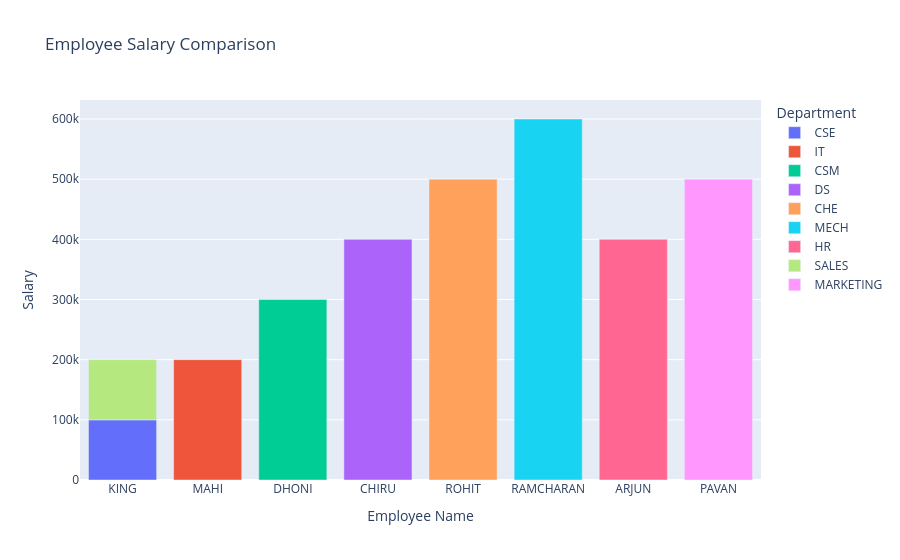
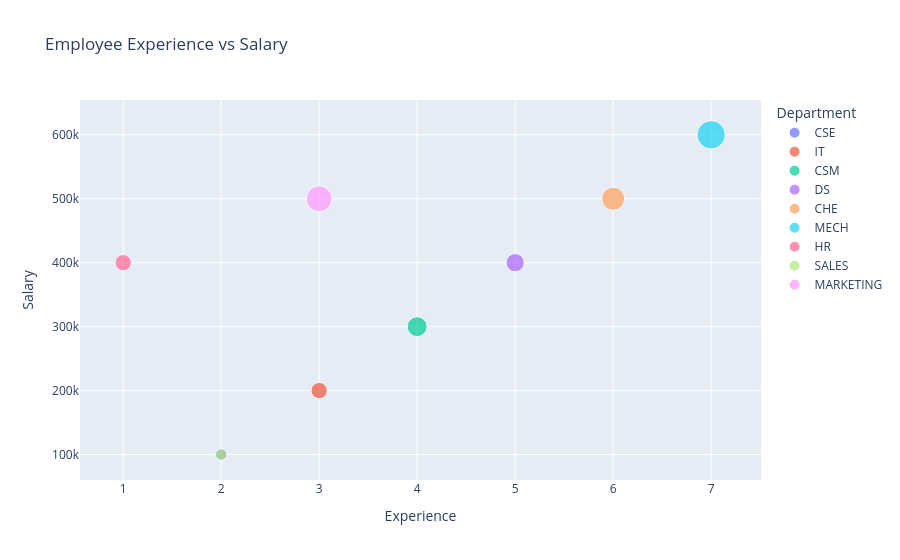
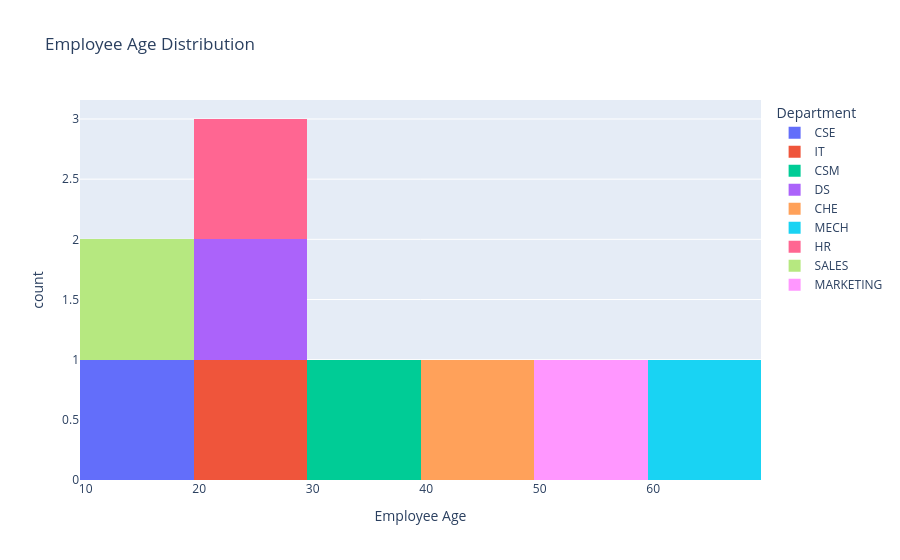
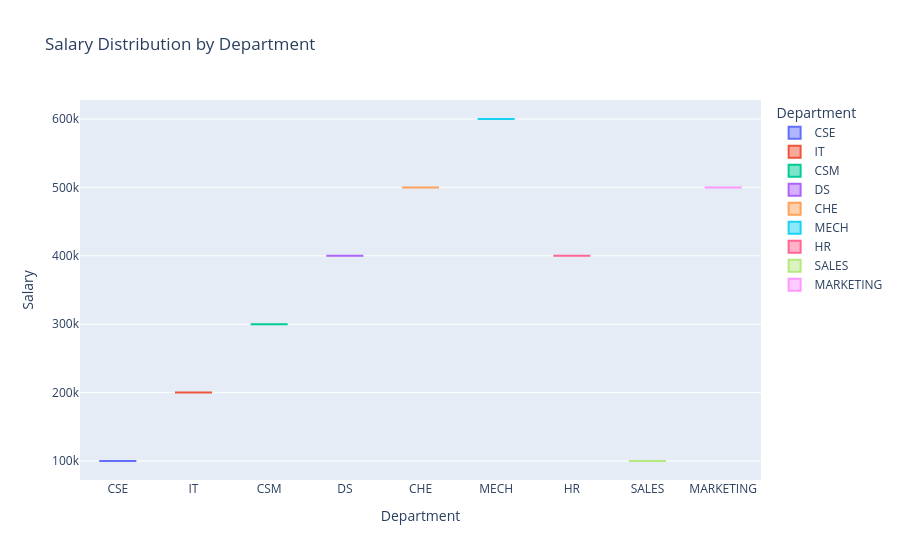

The code cell stored with these charts, in order, in its notebook:
### Code cell
#week - 9

import pandas as pd
import plotly.express as px

# Load employee dataset
df = pd.read_csv("employee.csv")

print("Employee Dataset:")
print(df.head())

# 1. Interactive Bar Chart: Salary by Employee
fig1 = px.bar(
    df,
    x="Name",
    y="Salary",
    color="Department",
    hover_data=["Emp_ID", "Age", "Experience"],
    title="Employee Salary Comparison",
    labels={"Salary": "Salary", "Name": "Employee Name"}
)
fig1.show()

# 2. Interactive Scatter Plot: Experience vs Salary
fig2 = px.scatter(
    df,
    x="Experience",
    y="Salary",
    color="Department",
    size="Age",
    hover_name="Name",
    hover_data=["Emp_ID"],
    title="Employee Experience vs Salary"
)
fig2.show()

# 3. Interactive Histogram: Age Distribution
fig3 = px.histogram(
    df,
    x="Age",
    color="Department",
    nbins=10,
    title="Employee Age Distribution",
    labels={"Age": "Employee Age"}
)
fig3.show()

# 4. Interactive Box Plot: Salary Distribution
fig4 = px.box(
    df,
    x="Department",
    y="Salary",
    color="Department",
    hover_data=["Name", "Experience"],
    title="Salary Distribution by Department"
)
fig4.show()

### Figure 1 — Plotly figure (JSON) as saved in the notebook; plotly's stock layout.template omitted (floating-point values rounded to 4 significant figures)
{"data": [{"customdata": [[1, 10, 2]], "hovertemplate": "Department=CSE<br>Employee Name=%{x}<br>Salary=%{y}<br>Emp_ID=%{customdata[0]}<br>Age=%{customdata[1]}<br>Experience=%{customdata[2]}<extra></extra>", "legendgroup": "CSE", "marker": {"color": "#636efa", "pattern": {"shape": ""}}, "name": "CSE", "orientation": "v", "showlegend": true, "textposition": "auto", "type": "bar", "x": ["KING"], "xaxis": "x", "y": [100000], "yaxis": "y"}, {"customdata": [[2, 20, 3]], "hovertemplate": "Department=IT<br>Employee Name=%{x}<br>Salary=%{y}<br>Emp_ID=%{customdata[0]}<br>Age=%{customdata[1]}<br>Experience=%{customdata[2]}<extra></extra>", "legendgroup": "IT", "marker": {"color": "#EF553B", "pattern": {"shape": ""}}, "name": "IT", "orientation": "v", "showlegend": true, "textposition": "auto", "type": "bar", "x": ["MAHI"], "xaxis": "x", "y": [200000], "yaxis": "y"}, {"customdata": [[3, 30, 4]], "hovertemplate": "Department=CSM<br>Employee Name=%{x}<br>Salary=%{y}<br>Emp_ID=%{customdata[0]}<br>Age=%{customdata[1]}<br>Experience=%{customdata[2]}<extra></extra>", "legendgroup": "CSM", "marker": {"color": "#00cc96", "pattern": {"shape": ""}}, "name": "CSM", "orientation": "v", "showlegend": true, "textposition": "auto", "type": "bar", "x": ["DHONI"], "xaxis": "x", "y": [300000], "yaxis": "y"}, {"customdata": [[4, 25, 5]], "hovertemplate": "Department=DS<br>Employee Name=%{x}<br>Salary=%{y}<br>Emp_ID=%{customdata[0]}<br>Age=%{customdata[1]}<br>Experience=%{customdata[2]}<extra></extra>", "legendgroup": "DS", "marker": {"color": "#ab63fa", "pattern": {"shape": ""}}, "name": "DS", "orientation": "v", "showlegend": true, "textposition": "auto", "type": "bar", "x": ["CHIRU"], "xaxis": "x", "y": [400000], "yaxis": "y"}, {"customdata": [[5, 40, 6]], "hovertemplate": "Department=CHE<br>Employee Name=%{x}<br>Salary=%{y}<br>Emp_ID=%{customdata[0]}<br>Age=%{customdata[1]}<br>Experience=%{customdata[2]}<extra></extra>", "legendgroup": "CHE", "marker": {"color": "#FFA15A", "pattern": {"shape": ""}}, "name": "CHE", "orientation": "v", "showlegend": true, "textposition": "auto", "type": "bar", "x": ["ROHIT"], "xaxis": "x", "y": [500000], "yaxis": "y"}, {"customdata": [[6, 60, 7]], "hovertemplate": "Department=MECH<br>Employee Name=%{x}<br>Salary=%{y}<br>Emp_ID=%{customdata[0]}<br>Age=%{customdata[1]}<br>Experience=%{customdata[2]}<extra></extra>", "legendgroup": "MECH", "marker": {"color": "#19d3f3", "pattern": {"shape": ""}}, "name": "MECH", "orientation": "v", "showlegend": true, "textposition": "auto", "type": "bar", "x": ["RAMCHARAN"], "xaxis": "x", "y": [600000], "yaxis": "y"}, {"customdata": [[7, 20, 1]], "hovertemplate": "Department=HR<br>Employee Name=%{x}<br>Salary=%{y}<br>Emp_ID=%{customdata[0]}<br>Age=%{customdata[1]}<br>Experience=%{customdata[2]}<extra></extra>", "legendgroup": "HR", "marker": {"color": "#FF6692", "pattern": {"shape": ""}}, "name": "HR", "orientation": "v", "showlegend": true, "textposition": "auto", "type": "bar", "x": ["ARJUN"], "xaxis": "x", "y": [400000], "yaxis": "y"}, {"customdata": [[8, 10, 2]], "hovertemplate": "Department=SALES<br>Employee Name=%{x}<br>Salary=%{y}<br>Emp_ID=%{customdata[0]}<br>Age=%{customdata[1]}<br>Experience=%{customdata[2]}<extra></extra>", "legendgroup": "SALES", "marker": {"color": "#B6E880", "pattern": {"shape": ""}}, "name": "SALES", "orientation": "v", "showlegend": true, "textposition": "auto", "type": "bar", "x": ["KING"], "xaxis": "x", "y": [100000], "yaxis": "y"}, {"customdata": [[9, 50, 3]], "hovertemplate": "Department=MARKETING<br>Employee Name=%{x}<br>Salary=%{y}<br>Emp_ID=%{customdata[0]}<br>Age=%{customdata[1]}<br>Experience=%{customdata[2]}<extra></extra>", "legendgroup": "MARKETING", "marker": {"color": "#FF97FF", "pattern": {"shape": ""}}, "name": "MARKETING", "orientation": "v", "showlegend": true, "textposition": "auto", "type": "bar", "x": ["PAVAN"], "xaxis": "x", "y": [500000], "yaxis": "y"}], "layout": {"barmode": "relative", "legend": {"title": {"text": "Department"}, "tracegroupgap": 0}, "title": {"text": "Employee Salary Comparison"}, "xaxis": {"anchor": "y", "domain": [0, 1], "title": {"text": "Employee Name"}}, "yaxis": {"anchor": "x", "domain": [0, 1], "title": {"text": "Salary"}}}}

### Figure 2 — Plotly figure (JSON) as saved in the notebook; plotly's stock layout.template omitted (floating-point values rounded to 4 significant figures)
{"data": [{"customdata": [[1]], "hovertemplate": "<b>%{hovertext}</b><br><br>Department=CSE<br>Experience=%{x}<br>Salary=%{y}<br>Age=%{marker.size}<br>Emp_ID=%{customdata[0]}<extra></extra>", "hovertext": ["KING"], "legendgroup": "CSE", "marker": {"color": "#636efa", "size": [10], "sizemode": "area", "sizeref": 0.15, "symbol": "circle"}, "mode": "markers", "name": "CSE", "orientation": "v", "showlegend": true, "type": "scatter", "x": [2], "xaxis": "x", "y": [100000], "yaxis": "y"}, {"customdata": [[2]], "hovertemplate": "<b>%{hovertext}</b><br><br>Department=IT<br>Experience=%{x}<br>Salary=%{y}<br>Age=%{marker.size}<br>Emp_ID=%{customdata[0]}<extra></extra>", "hovertext": ["MAHI"], "legendgroup": "IT", "marker": {"color": "#EF553B", "size": [20], "sizemode": "area", "sizeref": 0.15, "symbol": "circle"}, "mode": "markers", "name": "IT", "orientation": "v", "showlegend": true, "type": "scatter", "x": [3], "xaxis": "x", "y": [200000], "yaxis": "y"}, {"customdata": [[3]], "hovertemplate": "<b>%{hovertext}</b><br><br>Department=CSM<br>Experience=%{x}<br>Salary=%{y}<br>Age=%{marker.size}<br>Emp_ID=%{customdata[0]}<extra></extra>", "hovertext": ["DHONI"], "legendgroup": "CSM", "marker": {"color": "#00cc96", "size": [30], "sizemode": "area", "sizeref": 0.15, "symbol": "circle"}, "mode": "markers", "name": "CSM", "orientation": "v", "showlegend": true, "type": "scatter", "x": [4], "xaxis": "x", "y": [300000], "yaxis": "y"}, {"customdata": [[4]], "hovertemplate": "<b>%{hovertext}</b><br><br>Department=DS<br>Experience=%{x}<br>Salary=%{y}<br>Age=%{marker.size}<br>Emp_ID=%{customdata[0]}<extra></extra>", "hovertext": ["CHIRU"], "legendgroup": "DS", "marker": {"color": "#ab63fa", "size": [25], "sizemode": "area", "sizeref": 0.15, "symbol": "circle"}, "mode": "markers", "name": "DS", "orientation": "v", "showlegend": true, "type": "scatter", "x": [5], "xaxis": "x", "y": [400000], "yaxis": "y"}, {"customdata": [[5]], "hovertemplate": "<b>%{hovertext}</b><br><br>Department=CHE<br>Experience=%{x}<br>Salary=%{y}<br>Age=%{marker.size}<br>Emp_ID=%{customdata[0]}<extra></extra>", "hovertext": ["ROHIT"], "legendgroup": "CHE", "marker": {"color": "#FFA15A", "size": [40], "sizemode": "area", "sizeref": 0.15, "symbol": "circle"}, "mode": "markers", "name": "CHE", "orientation": "v", "showlegend": true, "type": "scatter", "x": [6], "xaxis": "x", "y": [500000], "yaxis": "y"}, {"customdata": [[6]], "hovertemplate": "<b>%{hovertext}</b><br><br>Department=MECH<br>Experience=%{x}<br>Salary=%{y}<br>Age=%{marker.size}<br>Emp_ID=%{customdata[0]}<extra></extra>", "hovertext": ["RAMCHARAN"], "legendgroup": "MECH", "marker": {"color": "#19d3f3", "size": [60], "sizemode": "area", "sizeref": 0.15, "symbol": "circle"}, "mode": "markers", "name": "MECH", "orientation": "v", "showlegend": true, "type": "scatter", "x": [7], "xaxis": "x", "y": [600000], "yaxis": "y"}, {"customdata": [[7]], "hovertemplate": "<b>%{hovertext}</b><br><br>Department=HR<br>Experience=%{x}<br>Salary=%{y}<br>Age=%{marker.size}<br>Emp_ID=%{customdata[0]}<extra></extra>", "hovertext": ["ARJUN"], "legendgroup": "HR", "marker": {"color": "#FF6692", "size": [20], "sizemode": "area", "sizeref": 0.15, "symbol": "circle"}, "mode": "markers", "name": "HR", "orientation": "v", "showlegend": true, "type": "scatter", "x": [1], "xaxis": "x", "y": [400000], "yaxis": "y"}, {"customdata": [[8]], "hovertemplate": "<b>%{hovertext}</b><br><br>Department=SALES<br>Experience=%{x}<br>Salary=%{y}<br>Age=%{marker.size}<br>Emp_ID=%{customdata[0]}<extra></extra>", "hovertext": ["KING"], "legendgroup": "SALES", "marker": {"color": "#B6E880", "size": [10], "sizemode": "area", "sizeref": 0.15, "symbol": "circle"}, "mode": "markers", "name": "SALES", "orientation": "v", "showlegend": true, "type": "scatter", "x": [2], "xaxis": "x", "y": [100000], "yaxis": "y"}, {"customdata": [[9]], "hovertemplate": "<b>%{hovertext}</b><br><br>Department=MARKETING<br>Experience=%{x}<br>Salary=%{y}<br>Age=%{marker.size}<br>Emp_ID=%{customdata[0]}<extra></extra>", "hovertext": ["PAVAN"], "legendgroup": "MARKETING", "marker": {"color": "#FF97FF", "size": [50], "sizemode": "area", "sizeref": 0.15, "symbol": "circle"}, "mode": "markers", "name": "MARKETING", "orientation": "v", "showlegend": true, "type": "scatter", "x": [3], "xaxis": "x", "y": [500000], "yaxis": "y"}], "layout": {"legend": {"itemsizing": "constant", "title": {"text": "Department"}, "tracegroupgap": 0}, "title": {"text": "Employee Experience vs Salary"}, "xaxis": {"anchor": "y", "domain": [0, 1], "title": {"text": "Experience"}}, "yaxis": {"anchor": "x", "domain": [0, 1], "title": {"text": "Salary"}}}}

### Figure 3 — Plotly figure (JSON) as saved in the notebook; plotly's stock layout.template omitted (floating-point values rounded to 4 significant figures)
{"data": [{"bingroup": "x", "hovertemplate": "Department=CSE<br>Employee Age=%{x}<br>count=%{y}<extra></extra>", "legendgroup": "CSE", "marker": {"color": "#636efa", "pattern": {"shape": ""}}, "name": "CSE", "nbinsx": 10, "orientation": "v", "showlegend": true, "type": "histogram", "x": [10], "xaxis": "x", "yaxis": "y"}, {"bingroup": "x", "hovertemplate": "Department=IT<br>Employee Age=%{x}<br>count=%{y}<extra></extra>", "legendgroup": "IT", "marker": {"color": "#EF553B", "pattern": {"shape": ""}}, "name": "IT", "nbinsx": 10, "orientation": "v", "showlegend": true, "type": "histogram", "x": [20], "xaxis": "x", "yaxis": "y"}, {"bingroup": "x", "hovertemplate": "Department=CSM<br>Employee Age=%{x}<br>count=%{y}<extra></extra>", "legendgroup": "CSM", "marker": {"color": "#00cc96", "pattern": {"shape": ""}}, "name": "CSM", "nbinsx": 10, "orientation": "v", "showlegend": true, "type": "histogram", "x": [30], "xaxis": "x", "yaxis": "y"}, {"bingroup": "x", "hovertemplate": "Department=DS<br>Employee Age=%{x}<br>count=%{y}<extra></extra>", "legendgroup": "DS", "marker": {"color": "#ab63fa", "pattern": {"shape": ""}}, "name": "DS", "nbinsx": 10, "orientation": "v", "showlegend": true, "type": "histogram", "x": [25], "xaxis": "x", "yaxis": "y"}, {"bingroup": "x", "hovertemplate": "Department=CHE<br>Employee Age=%{x}<br>count=%{y}<extra></extra>", "legendgroup": "CHE", "marker": {"color": "#FFA15A", "pattern": {"shape": ""}}, "name": "CHE", "nbinsx": 10, "orientation": "v", "showlegend": true, "type": "histogram", "x": [40], "xaxis": "x", "yaxis": "y"}, {"bingroup": "x", "hovertemplate": "Department=MECH<br>Employee Age=%{x}<br>count=%{y}<extra></extra>", "legendgroup": "MECH", "marker": {"color": "#19d3f3", "pattern": {"shape": ""}}, "name": "MECH", "nbinsx": 10, "orientation": "v", "showlegend": true, "type": "histogram", "x": [60], "xaxis": "x", "yaxis": "y"}, {"bingroup": "x", "hovertemplate": "Department=HR<br>Employee Age=%{x}<br>count=%{y}<extra></extra>", "legendgroup": "HR", "marker": {"color": "#FF6692", "pattern": {"shape": ""}}, "name": "HR", "nbinsx": 10, "orientation": "v", "showlegend": true, "type": "histogram", "x": [20], "xaxis": "x", "yaxis": "y"}, {"bingroup": "x", "hovertemplate": "Department=SALES<br>Employee Age=%{x}<br>count=%{y}<extra></extra>", "legendgroup": "SALES", "marker": {"color": "#B6E880", "pattern": {"shape": ""}}, "name": "SALES", "nbinsx": 10, "orientation": "v", "showlegend": true, "type": "histogram", "x": [10], "xaxis": "x", "yaxis": "y"}, {"bingroup": "x", "hovertemplate": "Department=MARKETING<br>Employee Age=%{x}<br>count=%{y}<extra></extra>", "legendgroup": "MARKETING", "marker": {"color": "#FF97FF", "pattern": {"shape": ""}}, "name": "MARKETING", "nbinsx": 10, "orientation": "v", "showlegend": true, "type": "histogram", "x": [50], "xaxis": "x", "yaxis": "y"}], "layout": {"barmode": "relative", "legend": {"title": {"text": "Department"}, "tracegroupgap": 0}, "title": {"text": "Employee Age Distribution"}, "xaxis": {"anchor": "y", "domain": [0, 1], "title": {"text": "Employee Age"}}, "yaxis": {"anchor": "x", "domain": [0, 1], "title": {"text": "count"}}}}

### Figure 4 — Plotly figure (JSON) as saved in the notebook; plotly's stock layout.template omitted (floating-point values rounded to 4 significant figures)
{"data": [{"alignmentgroup": "True", "customdata": [["KING", 2]], "hovertemplate": "Department=%{x}<br>Salary=%{y}<br>Name=%{customdata[0]}<br>Experience=%{customdata[1]}<extra></extra>", "legendgroup": "CSE", "marker": {"color": "#636efa"}, "name": "CSE", "notched": false, "offsetgroup": "CSE", "orientation": "v", "showlegend": true, "type": "box", "x": ["CSE"], "x0": " ", "xaxis": "x", "y": [100000], "y0": " ", "yaxis": "y"}, {"alignmentgroup": "True", "customdata": [["MAHI", 3]], "hovertemplate": "Department=%{x}<br>Salary=%{y}<br>Name=%{customdata[0]}<br>Experience=%{customdata[1]}<extra></extra>", "legendgroup": "IT", "marker": {"color": "#EF553B"}, "name": "IT", "notched": false, "offsetgroup": "IT", "orientation": "v", "showlegend": true, "type": "box", "x": ["IT"], "x0": " ", "xaxis": "x", "y": [200000], "y0": " ", "yaxis": "y"}, {"alignmentgroup": "True", "customdata": [["DHONI", 4]], "hovertemplate": "Department=%{x}<br>Salary=%{y}<br>Name=%{customdata[0]}<br>Experience=%{customdata[1]}<extra></extra>", "legendgroup": "CSM", "marker": {"color": "#00cc96"}, "name": "CSM", "notched": false, "offsetgroup": "CSM", "orientation": "v", "showlegend": true, "type": "box", "x": ["CSM"], "x0": " ", "xaxis": "x", "y": [300000], "y0": " ", "yaxis": "y"}, {"alignmentgroup": "True", "customdata": [["CHIRU", 5]], "hovertemplate": "Department=%{x}<br>Salary=%{y}<br>Name=%{customdata[0]}<br>Experience=%{customdata[1]}<extra></extra>", "legendgroup": "DS", "marker": {"color": "#ab63fa"}, "name": "DS", "notched": false, "offsetgroup": "DS", "orientation": "v", "showlegend": true, "type": "box", "x": ["DS"], "x0": " ", "xaxis": "x", "y": [400000], "y0": " ", "yaxis": "y"}, {"alignmentgroup": "True", "customdata": [["ROHIT", 6]], "hovertemplate": "Department=%{x}<br>Salary=%{y}<br>Name=%{customdata[0]}<br>Experience=%{customdata[1]}<extra></extra>", "legendgroup": "CHE", "marker": {"color": "#FFA15A"}, "name": "CHE", "notched": false, "offsetgroup": "CHE", "orientation": "v", "showlegend": true, "type": "box", "x": ["CHE"], "x0": " ", "xaxis": "x", "y": [500000], "y0": " ", "yaxis": "y"}, {"alignmentgroup": "True", "customdata": [["RAMCHARAN", 7]], "hovertemplate": "Department=%{x}<br>Salary=%{y}<br>Name=%{customdata[0]}<br>Experience=%{customdata[1]}<extra></extra>", "legendgroup": "MECH", "marker": {"color": "#19d3f3"}, "name": "MECH", "notched": false, "offsetgroup": "MECH", "orientation": "v", "showlegend": true, "type": "box", "x": ["MECH"], "x0": " ", "xaxis": "x", "y": [600000], "y0": " ", "yaxis": "y"}, {"alignmentgroup": "True", "customdata": [["ARJUN", 1]], "hovertemplate": "Department=%{x}<br>Salary=%{y}<br>Name=%{customdata[0]}<br>Experience=%{customdata[1]}<extra></extra>", "legendgroup": "HR", "marker": {"color": "#FF6692"}, "name": "HR", "notched": false, "offsetgroup": "HR", "orientation": "v", "showlegend": true, "type": "box", "x": ["HR"], "x0": " ", "xaxis": "x", "y": [400000], "y0": " ", "yaxis": "y"}, {"alignmentgroup": "True", "customdata": [["KING", 2]], "hovertemplate": "Department=%{x}<br>Salary=%{y}<br>Name=%{customdata[0]}<br>Experience=%{customdata[1]}<extra></extra>", "legendgroup": "SALES", "marker": {"color": "#B6E880"}, "name": "SALES", "notched": false, "offsetgroup": "SALES", "orientation": "v", "showlegend": true, "type": "box", "x": ["SALES"], "x0": " ", "xaxis": "x", "y": [100000], "y0": " ", "yaxis": "y"}, {"alignmentgroup": "True", "customdata": [["PAVAN", 3]], "hovertemplate": "Department=%{x}<br>Salary=%{y}<br>Name=%{customdata[0]}<br>Experience=%{customdata[1]}<extra></extra>", "legendgroup": "MARKETING", "marker": {"color": "#FF97FF"}, "name": "MARKETING", "notched": false, "offsetgroup": "MARKETING", "orientation": "v", "showlegend": true, "type": "box", "x": ["MARKETING"], "x0": " ", "xaxis": "x", "y": [500000], "y0": " ", "yaxis": "y"}], "layout": {"boxmode": "overlay", "legend": {"title": {"text": "Department"}, "tracegroupgap": 0}, "title": {"text": "Salary Distribution by Department"}, "xaxis": {"anchor": "y", "categoryarray": ["CSE", "IT", "CSM", "DS", "CHE", "MECH", "HR", "SALES", "MARKETING"], "categoryorder": "array", "domain": [0, 1], "title": {"text": "Department"}}, "yaxis": {"anchor": "x", "domain": [0, 1], "title": {"text": "Salary"}}}}
